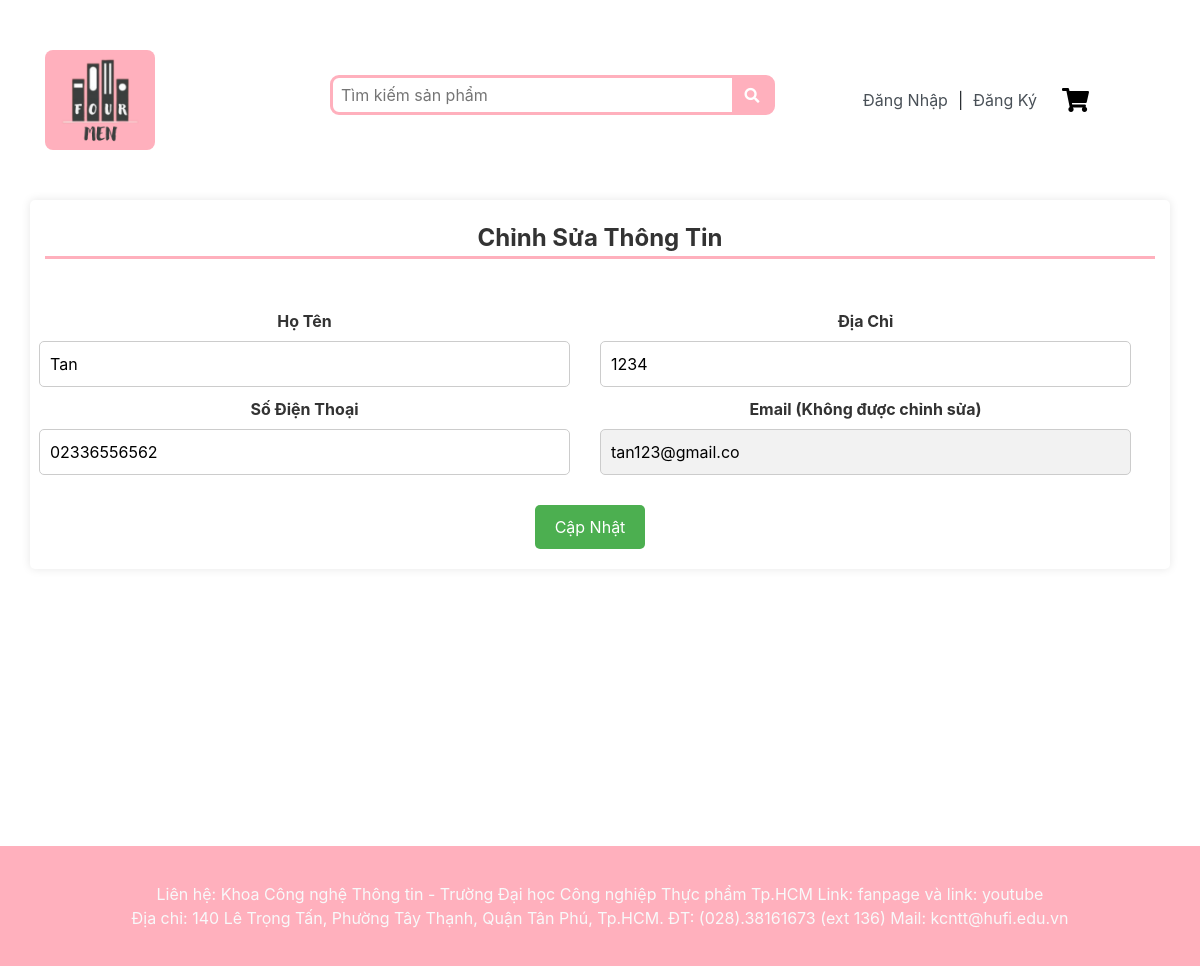
Page /ThongTinCaNhanKH.php?email=tan123@gmail.co on the committed database.
### tables this page shows
CREATE TABLE `khachhang` (
  `MaKH` int(11) NOT NULL,
  `HoTen_KH` varchar(100) NOT NULL,
  `DiaChi_KH` varchar(255) NOT NULL,
  `SDT_KH` varchar(255) NOT NULL,
  `Email_KH` varchar(255) NOT NULL,
  `Password_KH` varchar(200) NOT NULL
);

### ThongTinCaNhanKH.php (the view, shortened to what this page needs)
<?php
$email = $_GET['email'];
$pdo = new PDO("mysql:host=localhost;dbname=ql_vanphongpham", "root", "");
$pdo->query("set names utf8");
$query = $pdo->prepare("SELECT HoTen_KH, DiaChi_KH, SDT_KH, Email_KH FROM KhachHang WHERE Email_KH = :email");
$query->execute(['email' => $email]);
$result = $query->fetch(PDO::FETCH_ASSOC);
?>
<!DOCTYPE html>
<html lang="en">
<head>
    <link rel="stylesheet" href="Bootstrap/bootstrap.min.css">
    <link rel="stylesheet" href="styles.css">
    <link rel="stylesheet" href="DangNhaps.css">
    <link rel="stylesheet" href="ThongTinCaNhanKH.css">
</head>
<body>
    <?php
    include "Header.php";
    ?>
    <div class="container auth">
        <div class="row">
            <div class="col">
                <div class="swich">
                    <div class="row">
                        <div class="col">
                            <div class="au DangNhap">Chỉnh Sửa Thông Tin</div>
                        </div>
                    </div>
                </div>
            </div>
        </div>
        <div class="row">
            <form method="POST" action="UpdateTTKH.php">
                <div class="row form">
                    <div class="row">
                        <div class="col">
                            <label>Họ Tên </label>
                            <input type="text" name="HoTen_KH" class="HoTen_KH in"
                                value="<?php echo $result['HoTen_KH']; ?>">
                        </div>
                        <div class="col">
                            <label>Địa Chỉ </label>
                            <input type="text" name="DiaChi_KH" class="DiaChi_KH in"
                                value="<?php echo $result['DiaChi_KH']; ?>">
                        </div>
                    </div>
                    <div class="row">
                        <div class="col">
                            <label>Số Điện Thoại </label>
                            <input type="tel" name="SDT_KH" class="SDT_KH in" value="<?php echo $result['SDT_KH']; ?>">
                        </div>
                        <div class="col">
                            <label>Email (Không được chỉnh sửa)</label>
                            <input type="text" name="Email_KH" class="Email_KH in"
                                value="<?php echo $result['Email_KH']; ?>" readonly>
                        </div>
                    </div>
                    <div class="row">
                        <div class="col">
                            <button class="submit" type="submit">Cập Nhật</button>
                        </div>
                    </div>
                </div>
            </form>
        </div>
    </div>
    <?php
    include "Footer.php";
    ?>
</body>
</html>

### DangNhaps.css (style rules this page uses)
.DangNhap { border-bottom: 3px solid #FFB0BD; text-align: center; }
.auth { text-align: center; }
.submit { margin: 0; margin-left: 10px; margin-top: 20px; }

### ThongTinCaNhanKH.css (style rules this page uses)
body { background-color: #f2f2f2; }
.container { margin-top: 50px; }
.auth { background-color: #fff; padding: 20px; border-radius: 5px; box-shadow: 0px 0px 10px rgba(0, 0, 0, 0.1); margin-bottom: 277px; }
.swich { margin-bottom: 20px; }
.au { font-size: 24px; font-weight: bold; color: #333; margin-bottom: 10px; }
.form { margin-top: 20px; }
label { font-weight: bold; color: #333; }
.in { width: 100%; padding: 10px; border: 1px solid #ccc; border-radius: 5px; margin-bottom: 10px; }
.submit { background-color: #4CAF50; color: white; padding: 10px 20px; border: none; border-radius: 5px; cursor: pointer; }
.Email_KH { width: 100%; padding: 10px; border: 1px solid #ccc; border-radius: 5px; margin-bottom: 10px; background-color: #f2f2f2; cursor: default; }

### rows in the picture
khachhang: HoTen_KH "Tan", DiaChi_KH "1234", SDT_KH "02336556562", Email_KH "tan123@gmail.co"
